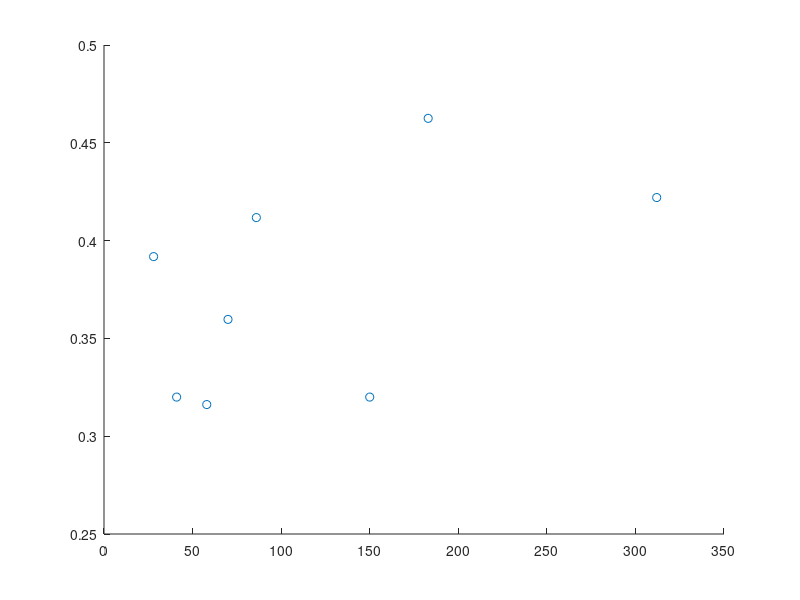

This figure's MATLAB source:
clear 

N_CCN = [1411;1061;359;202;195;191;122;32];
N_c = [312;183;150;58;86;70;41;28];
Dbar = [10.9;8;15;13.6;11.9;13.9;15.0;17.1];
sigma_D = [4.6;3.7;4.8;4.3;4.9;5.0;4.8;6.7];
eps_D = sigma_D./Dbar;

scatter(N_c, eps_D)